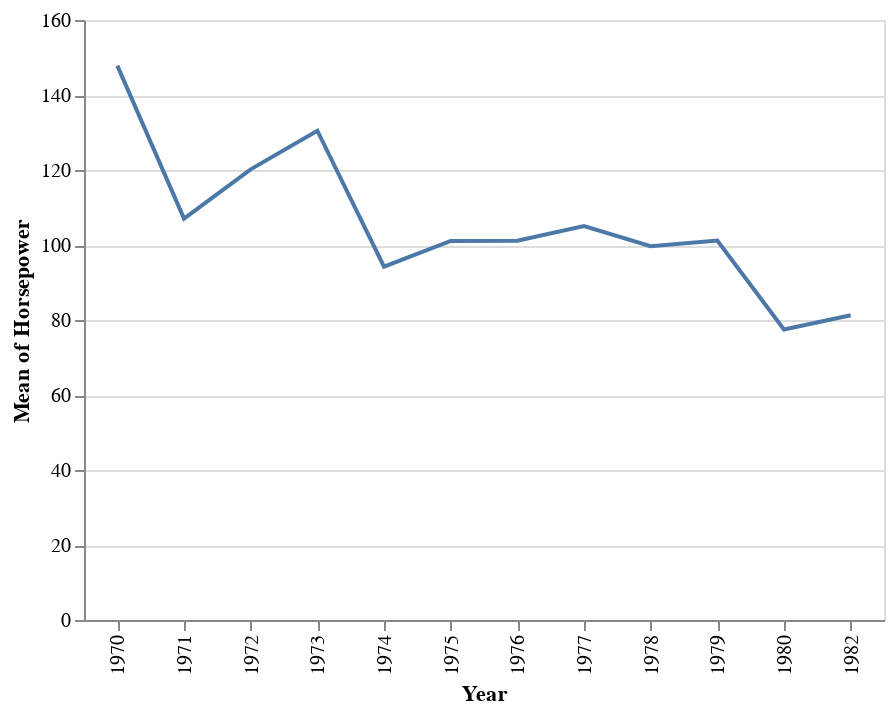

The notebook cell saved with this chart:
### Code cell
displays[2]

### Figure 1 — Vega-Lite specification as saved in the notebook (floating-point values rounded to 4 significant figures; data arrays with more than 128 entries replaced by an {"elided": "..."} marker saying what was removed)
{"$schema": "https://vega.github.io/schema/vega-lite/v3.4.0.json", "config": {"mark": {"tooltip": {"content": "encoding"}}, "view": {"height": 300, "width": 400}}, "data": {"name": "data-72fe08951b86c7df8ecf6ef5a2b30a0a"}, "datasets": {"data-72fe08951b86c7df8ecf6ef5a2b30a0a": {"elided": "392 records"}}, "encoding": {"x": {"field": "Year", "type": "ordinal"}, "y": {"aggregate": "mean", "field": "Horsepower", "type": "quantitative"}}, "mark": "line", "selection": {"selector005": {"bind": "scales", "encodings": ["x", "y"], "type": "interval"}}}
